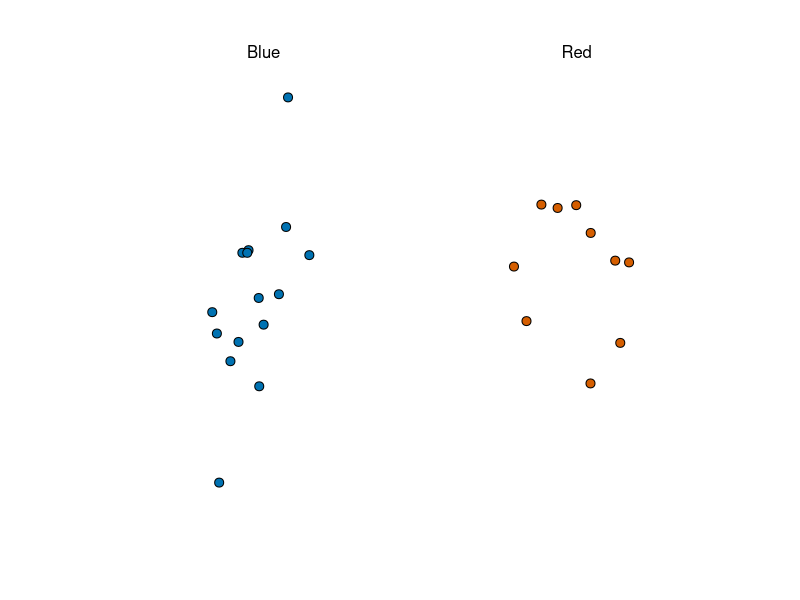
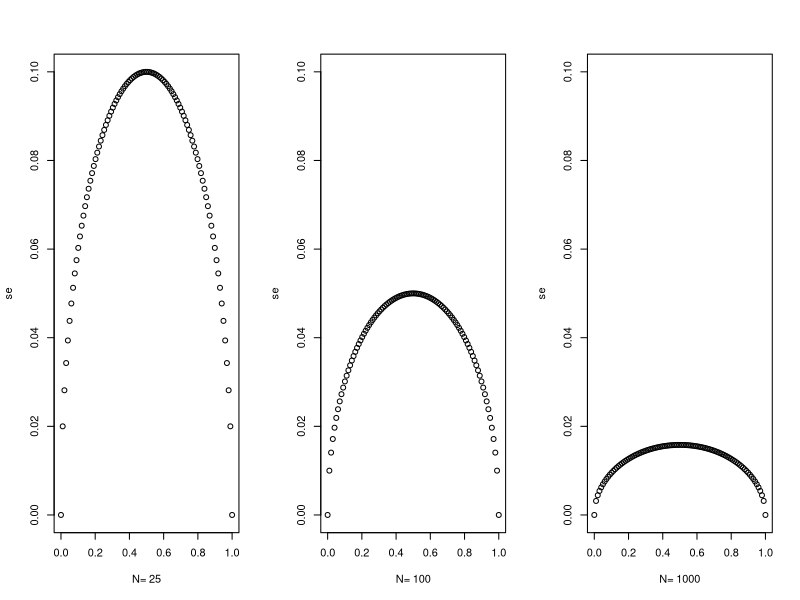
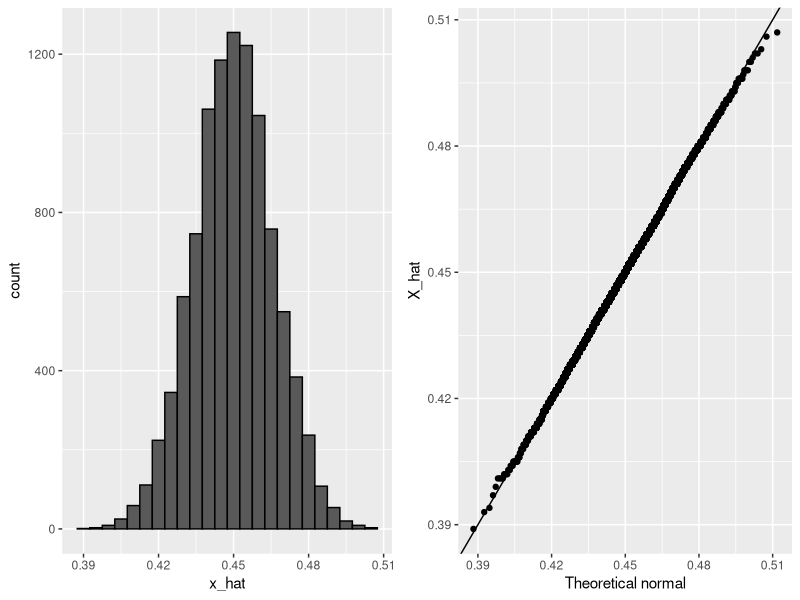
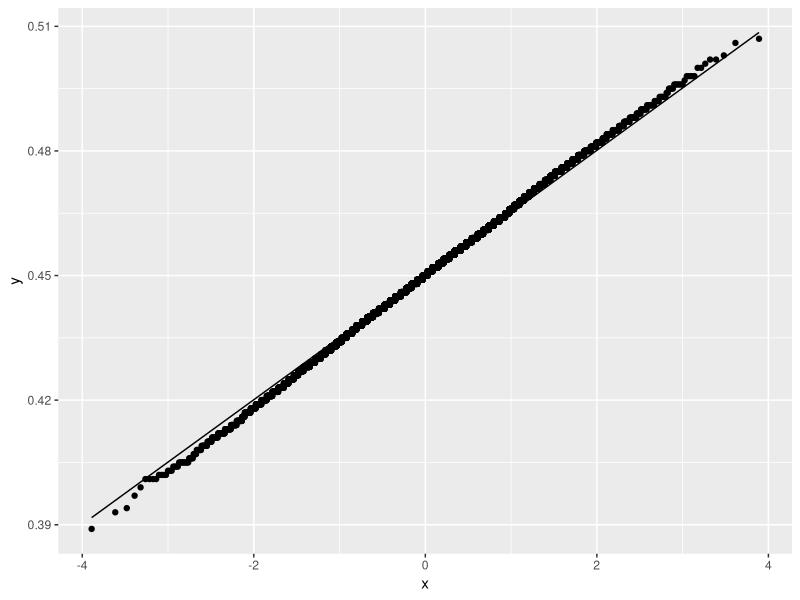
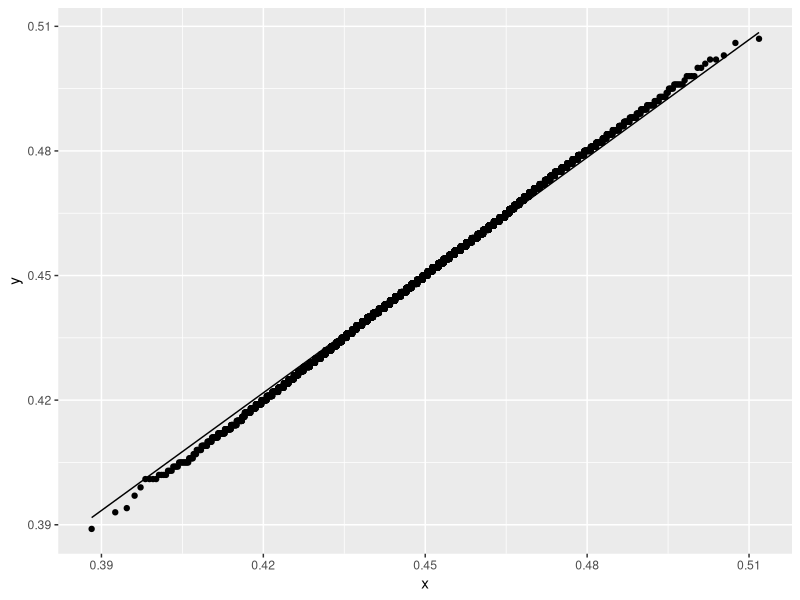
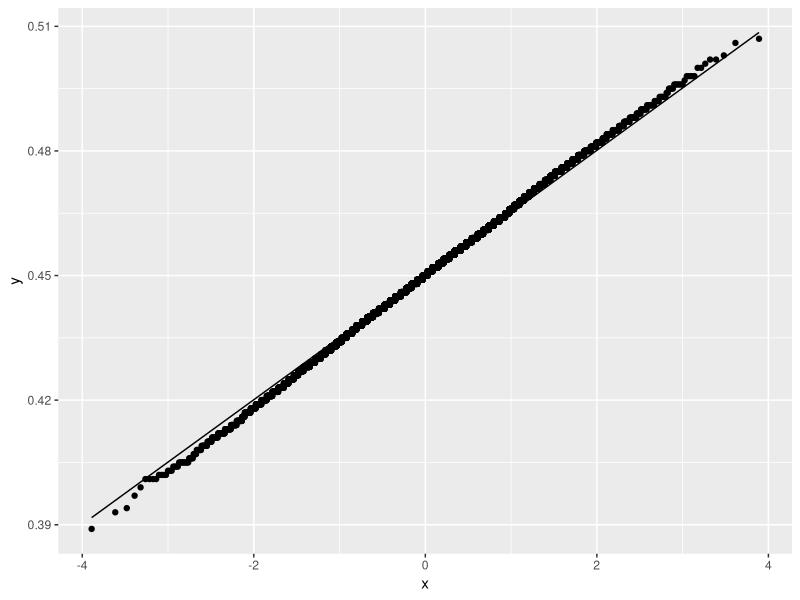
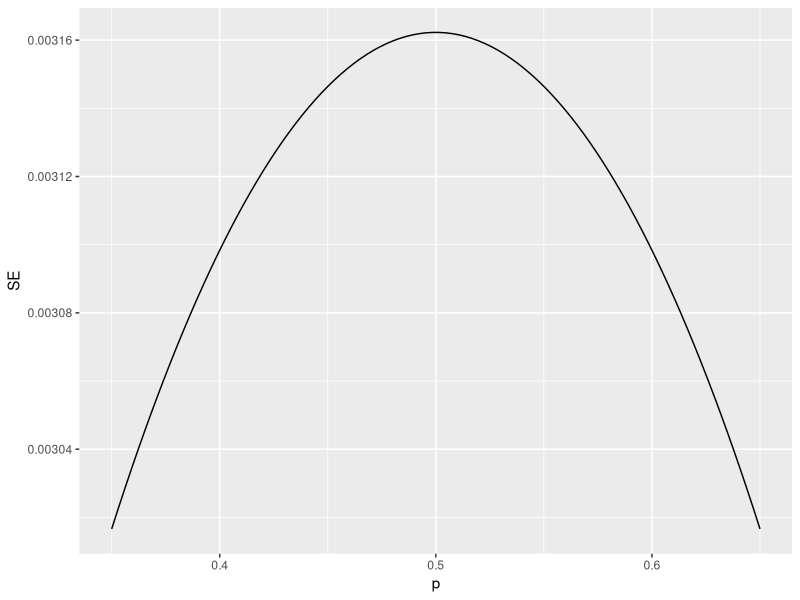
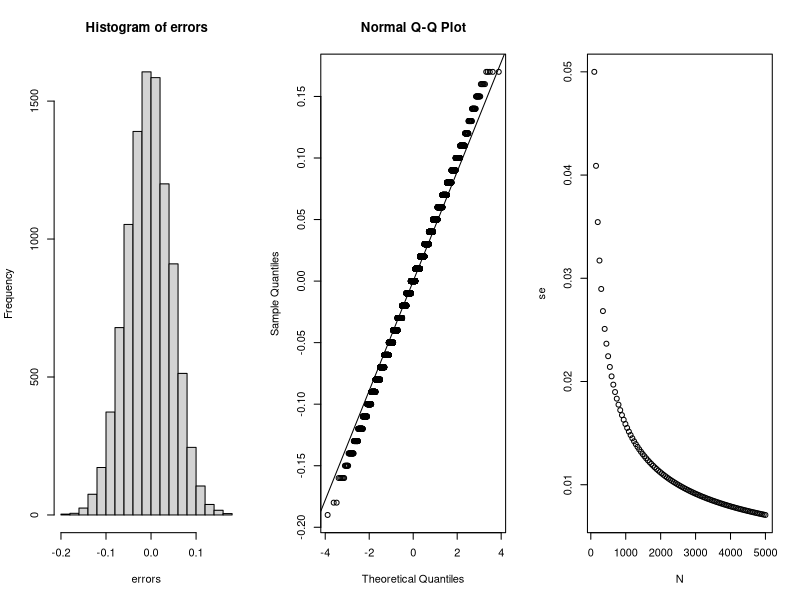

The R script that drew these images, in order:
# Function for taking a random draw from a specific urn
# The dslabs package includes a function for taking a random draw of size  n  from the urn described in the video:
  
library(tidyverse)
library(dslabs)
take_poll(25)    # draw 25 beads

# As N increases , se decreases
p <- seq(0, 1, length = 100)
sample_sizes <- c(25, 100, 1000)
par(mfrow=c(1,3))
for(i in sample_sizes){
  p = seq(0,1,length.out= 100)
  se = sqrt(p*(1-p)/i)
  plot(p,se, xlab=paste('N=',i), ylim = c(0,0.1), xlim = c(0,1))
  
}

# How to know if sample size is sufficient
# Calculate the spread - p-(1-p) = 2p-1
# Calculate the standard error = 2*sqrt[(p*(1-p)/N)]
# N is the sample size

# `N` represents the number of people polled
N <- 25

# `p` represents the proportion of Democratic voters
p <- 0.45

# Calculate the standard error of the spread. Print this value to the console.
se = 2*sqrt(p*(1-p)/N)
se

spread = 2*p -1
spread  # as se is more than spread, sample size (N) is not sufficient

# X_hat is the average value of random draws from a urn
# Computing the probability of  X_hat  being within .01 of  p 
N = 25 # number of draws
X_hat <- 0.48
se <- sqrt(X_hat*(1-X_hat)/N)
pnorm(0.01/se) - pnorm(-0.01/se)

# The margin of error is defined as 2 times the standard error of the estimate  X¯ .
# There is about a 95% chance that  X¯  will be within two standard errors of the actual parameter  p .


# MONTE CARLO SIMULATION OF CLT
# CLT - If we take mean of random samples from a population than the means will be distributed normally and avg of all sample means will be same as population mean and the std dev of the sample will be std dev of the population divided by sqrt(sample size)
# this can be proved by using monte carlo simulation
# Monte Carlo simulation using a set value of p
p <- 0.45    # unknown p to estimate
N <- 1000

# simulate one poll of size N and determine x_hat
x <- sample(c(0,1), size = N, replace = TRUE, prob = c(1-p, p))
x_hat <- mean(x)

# simulate B polls of size N and determine average x_hat
B <- 10000    # number of replicates
N <- 1000    # sample size per replicate
x_hat <- replicate(B, {
  x <- sample(c(0,1), size = N, replace = TRUE, prob = c(1-p, p))
  mean(x)
})

# Histogram and QQ-plot of Monte Carlo results
library(tidyverse)
# install.packages("gridExtra")
library(gridExtra)
p1 <- data.frame(x_hat = x_hat) %>%
  ggplot(aes(x_hat)) +
  geom_histogram(binwidth = 0.005, color = "black")
p2 <- data.frame(x_hat = x_hat) %>%
  ggplot(aes(sample = x_hat)) +
  stat_qq(dparams = list(mean = mean(x_hat), sd = sd(x_hat))) +
  geom_abline() +
  ylab("X_hat") +
  xlab("Theoretical normal")
grid.arrange(p1, p2, nrow=1)

# you can make QQ plot in 3 ways 
# Easy way - 
data.frame(x_hat = x_hat) %>% ggplot(aes(sample = x_hat)) + geom_qq() + geom_qq_line()
# Detailed way - 
data.frame(x_hat = x_hat) %>% ggplot(aes(sample = x_hat)) + geom_qq(dparams = list(mean = mean(x_hat), sd = sd(x_hat))) + geom_qq_line(dparams = list(mean = mean(x_hat), sd = sd(x_hat)))
# the case study uses stat_qq which is another way to specify the aes
# aes can be specifed in 3 ways - during the ggplot deifinition (this will impact all the layers). After the ggplot and bore the layers using stat (this will impact the layers after the stat definition). In the layer it self (like you see qhen dparams are defined in both geom_qqplot and geom_qqline)
# we can do the by adding the dparams in ggplot itself
data.frame(x_hat = x_hat) %>% ggplot(aes(sample = x_hat), dparams = list(mean = mean(x_hat), sd = sd(x_hat))) + geom_qq() + geom_qq_line()

# The spread between two outcomes with probabilities  p  and  1−p  is  2p−1 .
# The expected value of the spread is  2X¯−1 .
# The standard error of the spread is  2SE(X¯) .
# The margin of error of the spread is 2 times the margin of error of  X¯ (= 2E(X¯) )

# Bias in polls
# An extremely large poll would theoretically be able to predict election results almost perfectly.
# These sample sizes are not practical. In addition to cost concerns, polling doesn't reach everyone in the population (eventual voters) with equal probability, and it also may include data from outside our population (people who will not end up voting).
# These systematic errors in polling are called bias. We will learn more about bias in the future.

# Plotting margin of error in an extremely large poll over a range of values of p
library(tidyverse)
N <- 100000
p <- seq(0.35, 0.65, length = 100)
SE <- sapply(p, function(x) 2*sqrt(x*(1-x)/N))
data.frame(p = p, SE = SE) %>%
  ggplot(aes(p, SE)) +
  geom_line()


# Lab
# Write a function called `take_sample` that takes `p` and `N` as arguements and returns the average value of a randomly sampled population.
take_sample = function(p,N){
  s = sample(c(0,1), N, replace = T, prob = c((1-p), p))
  return(mean(s))
}

# Use the `set.seed` function to make sure your answer matches the expected result after random sampling
set.seed(1)
# Define `p` as the proportion of Democrats in the population being polled
p <- 0.45
# Define `N` as the number of people polled
N <- 100
# Call the `take_sample` function to determine the sample average of `N` randomly selected people from a population containing a proportion of Democrats equal to `p`. Print this value to the console.
take_sample(p,N)

B <- 10000

errors = replicate(B, {
  x_hat = take_sample(p,N)
  p-x_hat
})

mean(errors)

hist(errors)

mean(abs(errors))
sqrt(mean(errors^2))

qqnorm(errors)
qqline(errors)
se = sqrt(p*(1-p)/N)
se

X = sample(c(0,1), N, replace = T, prob = c((1-p), p))
X_bar = mean(X)
se = sqrt(X_bar*(1-X_bar)/N)
se

N <- seq(100, 5000, len = 100)
p <- 0.5
se <- sqrt(p*(1-p)/N)
plot(N,se)
N[se<=0.01]

p = 0.45
N = 100
m = p
s = sqrt(p*(1-p)/N)
1 - pnorm(0.5,m,s)


N = 100
X_hat = 0.51
se_hat = sqrt(X_hat*(1-X_hat)/N)
a = pnorm(-0.01,0,se_hat)
b = 1-pnorm(0.01,0,se_hat)
a+b

# CONFIDENCE INTERVAL
# geom_smooth confidence interval example
# The shaded area around the curve is related to the concept of confidence intervals.

data("nhtemp")
View(nhtemp)
data.frame(year = as.numeric(time(nhtemp)), temperature = as.numeric(nhtemp)) %>%
  ggplot(aes(year, temperature)) +
  geom_point() +
  geom_smooth() +
  ggtitle("Average Yearly Temperatures in New Haven")

# Monte Carlo simulation of confidence intervals
# Note that to compute the exact 95% confidence interval, we would use qnorm(.975)*SE_hat instead of 2*SE_hat.

p <- 0.45
N <- 1000
X <- sample(c(0,1), size = N, replace = TRUE, prob = c(1-p, p))    # generate N observations
X_hat <- mean(X)    # calculate X_hat
SE_hat <- sqrt(X_hat*(1-X_hat)/N)    # calculate SE_hat, SE of the mean of N observations
c(X_hat - 2*SE_hat, X_hat + 2*SE_hat)    # build interval of 2*SE above and below mean
# Code: Solving for  z  with qnorm
z <- qnorm(0.995)    # calculate z to solve for 99% confidence interval
pnorm(qnorm(0.995))    # demonstrating that qnorm gives the z value for a given probability
pnorm(qnorm(1-0.995))    # demonstrating symmetry of 1-qnorm
pnorm(z) - pnorm(-z)    # demonstrating that this z value gives correct probability for interval

# Monte Carlo simulation
# Note that to compute the exact 95% confidence interval, 
# we would use qnorm(.975)*SE_hat instead of 2*SE_hat.

B <- 10000
inside <- replicate(B, {
  X <- sample(c(0,1), size = N, replace = TRUE, prob = c(1-p, p))
  X_hat <- mean(X)
  SE_hat <- sqrt(X_hat*(1-X_hat)/N)
  between(p, X_hat - 2*SE_hat, X_hat + 2*SE_hat)    # TRUE if p in confidence interval
})
mean(inside)

# When using confidence intervals, a lot of times we make the mistake of saying 
# that p falls between the confidence interval 95% of the time. 
# that implies that p is random.
# but p is never random. p is the prob in the population. 
# we are basically taking out samples and looking at the 
# standard error in sample. So it is the confidence interval which is random
# we should say that there is 95% chance that confidence interval will fall on p
# while p is always same

# Confidence interval for the spread with sample size of 25
# Note that to compute the exact 95% confidence interval, we would use 
# c(-qnorm(.975), qnorm(.975)) instead of 1.96.

N <- 25
X_hat <- 0.48
(2*X_hat - 1) + c(-2, 2)*2*sqrt(X_hat*(1-X_hat)/N)

# Computing a p-value for observed spread of 0.02
N <- 100    # sample size
z <- sqrt(N) * 0.02/0.5    # spread of 0.02
1 - (pnorm(z) - pnorm(-z))
2*(1-pnorm(z)) # same as 2*(1-pnorm(z, mu, sigma)) 

# Poll result case study
library(dslabs)
data("polls_us_election_2016")
View(polls_us_election_2016)
str(polls_us_election_2016)
polls = polls_us_election_2016 %>% filter(enddate>='2016-10-31', state == 'U.S.')
nrow((polls))
View(polls)
N = polls[1,'samplesize']
N
X_hat = polls[1, 'rawpoll_clinton']/100 # converting to proportion
X_hat
se_hat <- sqrt(X_hat*(1-X_hat)/N)
se_hat
ci = c(X_hat - qnorm(.975)*se_hat, X_hat + qnorm(.975)*se_hat)
ci

pollster_results = polls %>% mutate(N=samplesize, X_hat = rawpoll_clinton/100, se_hat = sqrt(X_hat*(1-X_hat)/N), lower = X_hat - qnorm(.975)*se_hat, upper = X_hat + qnorm(.975)*se_hat) %>% select(pollster, enddate, rawpoll_clinton, X_hat, se_hat, lower, upper) 
p = 0.482
avg_hit = pollster_results %>% mutate(hit = ifelse(p>=lower & p<=upper, 1,0)) %>% summarize(mean(hit))
avg_hit

polls <- polls_us_election_2016 %>% filter(enddate >= "2016-10-31" & state == "U.S.")
polls <- polls %>% mutate(d_hat = rawpoll_clinton/100 - rawpoll_trump/100)
N = polls[1,'samplesize']
N
d_hat = polls[1,'d_hat']
p = (d_hat+1)/2
X_hat = p
X_hat
se_hat <- 2*sqrt(X_hat*(1-X_hat)/N) # The standard error of the spread d_hat is 2 times the standard error of X_hat
se_hat
ci = c(d_hat - qnorm(.975)*se_hat, d_hat + qnorm(.975)*se_hat)
ci

pollster_results = polls %>% mutate(N=samplesize, p = (d_hat+1)/2, X_hat = p, 
                                    se_hat = 2*sqrt(X_hat*(1-X_hat)/N), 
                                    lower = d_hat - qnorm(.975)*se_hat, 
                                    upper = d_hat + qnorm(.975)*se_hat) %>% select(pollster, enddate, d_hat, lower, upper) 

d = 0.021
avg_hit = pollster_results %>% mutate(hit = ifelse(d>=lower & d<=upper, 1,0)) %>% summarize(mean(hit))
avg_hit

polls %>% mutate(errors =d_hat-0.021) %>% ggplot(aes(x = pollster, y = errors)) +
  geom_point() + theme(axis.text.x = element_text(angle = 90, hjust = 1))

polls %>% mutate(errors =d_hat-0.021) %>% group_by(pollster) %>% filter(n()>=5) %>% ungroup() %>% ggplot(aes(x = pollster, y = errors)) +
  geom_point() + theme(axis.text.x = element_text(angle = 90, hjust = 1))


# Simulating polls
# Note that to compute the exact 95% confidence interval, 
# we would use qnorm(.975)*SE_hat instead of 2*SE_hat.

d <- 0.039
Ns <- c(1298, 533, 1342, 897, 774, 254, 812, 324, 1291, 1056, 2172, 516)
p <- (d+1)/2

# calculate confidence intervals of the spread
confidence_intervals <- sapply(Ns, function(N){
  X <- sample(c(0,1), size=N, replace=TRUE, prob = c(1-p, p))
  X_hat <- mean(X)
  SE_hat <- sqrt(X_hat*(1-X_hat)/N)
  2*c(X_hat, X_hat - 2*SE_hat, X_hat + 2*SE_hat) - 1
})

# generate a data frame storing results
polls <- data.frame(poll = 1:ncol(confidence_intervals),
                    t(confidence_intervals), sample_size = Ns)
names(polls) <- c("poll", "estimate", "low", "high", "sample_size")
polls

# Calculating the spread of combined polls
# Note that to compute the exact 95% confidence interval, 
# we would use qnorm(.975) instead of 1.96.

d_hat <- polls %>%
  summarize(avg = sum(estimate*sample_size) / sum(sample_size)) %>%
  .$avg

p_hat <- (1+d_hat)/2
moe <- 2*1.96*sqrt(p_hat*(1-p_hat)/sum(polls$sample_size))   
round(d_hat*100,1)
round(moe*100, 1)

# Generating simulated poll data
library(dslabs)
data(polls_us_election_2016)
names(polls_us_election_2016)

# keep only national polls from week before election with a grade considered reliable
polls <- polls_us_election_2016 %>%
  filter(state == "U.S." & enddate >= "2016-10-31" &
           (grade %in% c("A+", "A", "A-", "B+") | is.na(grade)))

# add spread estimate
polls <- polls %>%
  mutate(spread = rawpoll_clinton/100 - rawpoll_trump/100)

# compute estimated spread for combined polls
d_hat <- polls %>%
  summarize(d_hat = sum(spread * samplesize) / sum(samplesize)) %>%
  .$d_hat

# compute margin of error
p_hat <- (d_hat+1)/2
moe <- 1.96 * 2 * sqrt(p_hat*(1-p_hat)/sum(polls$samplesize))

# histogram of the spread
polls %>%
  ggplot(aes(spread)) +
  geom_histogram(color="black", binwidth = .01)

# Code: Investigating poll data and pollster bias
# number of polls per pollster in week before election
polls %>% group_by(pollster) %>% summarize(n())

# plot results by pollsters with at least 6 polls
polls %>% group_by(pollster) %>%
  filter(n() >= 6) %>%
  ggplot(aes(pollster, spread)) +
  geom_point() +
  theme(axis.text.x = element_text(angle = 90, hjust = 1))

# standard errors within each pollster
polls %>% group_by(pollster) %>%
  filter(n() >= 6) %>%
  summarize(se = 2 * sqrt(p_hat * (1-p_hat) / median(samplesize)))

# Note that to compute the exact 95% confidence interval, we would use qnorm(.975) instead of 1.96.
# collect last result before the election for each pollster
one_poll_per_pollster <- polls %>% group_by(pollster) %>%
  filter(enddate == max(enddate)) %>%      # keep latest poll
  ungroup()

# histogram of spread estimates
one_poll_per_pollster %>%
  ggplot(aes(spread)) + geom_histogram(binwidth = 0.01)

# construct 95% confidence interval
results <- one_poll_per_pollster %>%
  summarize(avg = mean(spread), se = sd(spread)/sqrt(length(spread))) %>%
  mutate(start = avg - 1.96*se, end = avg + 1.96*se)
round(results*100, 1)

# Lab on statistical models
library(dslabs)
data(heights)

# Make a vector of heights from all males in the population
x <- heights %>% filter(sex == "Male") %>%
  .$height

mean(x)
sd(x)

# Call the population average computed above μ and the standard deviation σ. Now take a sample of size 50, with replacement, and construct an estimate for μ and σ.
head(x)
set.seed(1)
# Define `N` as the number of people measured
# Find out the error in the avg height of sample
# Find out the 95% confidence interval
N <- 50
X = sample(x,50, replace = T)
X_hat = mean(X)
X_sd = sd(X)
se = X_sd / sqrt(N) # the standard error in estimate of mean is this
ci = c(X_hat - qnorm(0.975)*se, X_hat + qnorm(0.975)*se) # this is the confidence interval of avg height of sample
ci

# Monte Carlo Simulation for Heights
# Now run a Monte Carlo simulation in which you compute 10,000 confidence intervals as you have just done. What proportion of these intervals include μ?
# Define `mu` as the population average
x <- heights %>% filter(sex == "Male") %>%
  .$height
mu <- mean(x)
# Use the `set.seed` function to make sure your answer matches the expected result after random sampling
set.seed(1)
# Define `N` as the number of people measured
N <- 50
# Define `B` as the number of times to run the model
B <- 10000
# Define an object `res` that contains a logical vector for simulated intervals that contain mu
res = replicate(B,{
  X = sample(x,N, replace = T)
  X_hat = mean(X)
  X_sd = sd(X)
  se = X_sd / sqrt(N) # the standard error in estimate of mean is this
  check = ifelse((X_hat - qnorm(0.975)*se) <= mu & mu <= (X_hat + qnorm(0.975)*se),1,0) # this is the confidence interval of avg height of sample
  check
})

# Calculate the proportion of results in `res` that include mu. Print this value to the console.
mean(res)


# Lab - Visualizing Polling Bias
# In this section, we used visualization to motivate the presence of pollster bias in election polls. Here we will examine that bias more rigorously. Lets consider two pollsters that conducted daily polls and look at national polls for the month before the election.
# Is there a poll bias? Make a plot of the spreads for each poll.

# Load the libraries and data you need for the following exercises
library(dslabs)
library(dplyr)
library(ggplot2)
data("polls_us_election_2016")

# These lines of code filter for the polls we want and calculate the spreads
polls <- polls_us_election_2016 %>% 
  filter(pollster %in% c("Rasmussen Reports/Pulse Opinion Research","The Times-Picayune/Lucid") &
           enddate >= "2016-10-15" &
           state == "U.S.") %>% 
  mutate(spread = rawpoll_clinton/100 - rawpoll_trump/100) 

# Make a boxplot with points of the spread for each pollster
polls %>% ggplot(aes(x = pollster, y = spread)) + geom_boxplot() + geom_point()

# Compute the estimates of σ1 and σ2.
# Create an object called `sigma` that contains a column for `pollster` and a column for `s`, the standard deviation of the spread
sigma = polls %>% group_by(pollster) %>% summarize(s = sd(spread))
sigma

# Probability Distribution of the Spread - if we assume sample size of each pollster polls are large enough than as per CLT the difference between their expected values, i.e. spread will also be normally distributed

# Calculate the 95% Confidence Interval of the Spreads
# Create an object called `res` that summarizes the average, standard deviation, and number of polls for the two pollsters.
res = polls %>% group_by(pollster) %>% summarize(m = mean(spread), s = sd(spread), n = n())
res

# Store the difference between the larger average and the smaller in a variable called `estimate`. Print this value to the console.
estimate = abs(res$m[1]-res$m[2])

# Store the standard error of the estimates as a variable called `se_hat`. Print this value to the console.
se_hat = sqrt(((res$s[1])^2/res$n[1]) + ((res$s[2])^2/res$n[2]))

# Calculate the 95% confidence interval of the spreads. Save the lower and then the upper confidence interval to a variable called `ci`.
ci = c(estimate - qnorm(0.975)*se_hat , estimate + qnorm(0.975)*se_hat)
ci # this is the confidence interval of difference in bias for both polls. 
# we can see that this is quite high from 3% to 6%

# Calculate the P-value
# The confidence interval tells us there is relatively strong pollster effect resulting in a difference of about 5%. Random variability does not seem to explain it.
# Compute a p-value to relay the fact that chance does not explain the observed pollster effect.
# Use the pnorm function to calculate the probability that a random value is larger than the observed ratio of the estimate to the standard error.
# Multiply the probability by 2, because this is the two-tailed test.
q = estimate / se_hat  
2*(1-pnorm(q,0,1))

# Comparing Within-Poll and Between-Poll Variability
# Compute the average and standard deviation for each pollster and examine the variability across the averages and how it compares to the variability within the pollsters, summarized by the standard deviation.

# Group the polls data by pollster.
polls <- polls_us_election_2016 %>% 
  filter(enddate >= "2016-10-15" &
           state == "U.S.") %>%
  group_by(pollster) %>%
  filter(n() >= 5) %>% 
  mutate(spread = rawpoll_clinton/100 - rawpoll_trump/100) %>%
  ungroup()

# Summarize the average and standard deviation of the spreads for each pollster.
var = polls %>% group_by(pollster) %>% summarize(avg = mean(spread), s = sd(spread))
var


#
library(tidyverse)
library(dslabs)
d <- 0.039
Ns <- c(1298, 533, 1342, 897, 774, 254, 812, 324, 1291, 1056, 2172, 516)
p <- (d + 1) / 2

polls <- map_df(Ns, function(N) {
  x <- sample(c(0,1), size=N, replace=TRUE, prob=c(1-p, p))
  x_hat <- mean(x)
  se_hat <- sqrt(x_hat * (1 - x_hat) / N)
  list(estimate = 2 * x_hat - 1, 
       low = 2*(x_hat - 1.96*se_hat) - 1, 
       high = 2*(x_hat + 1.96*se_hat) - 1,
       sample_size = N)
}) %>% mutate(poll = seq_along(Ns))
